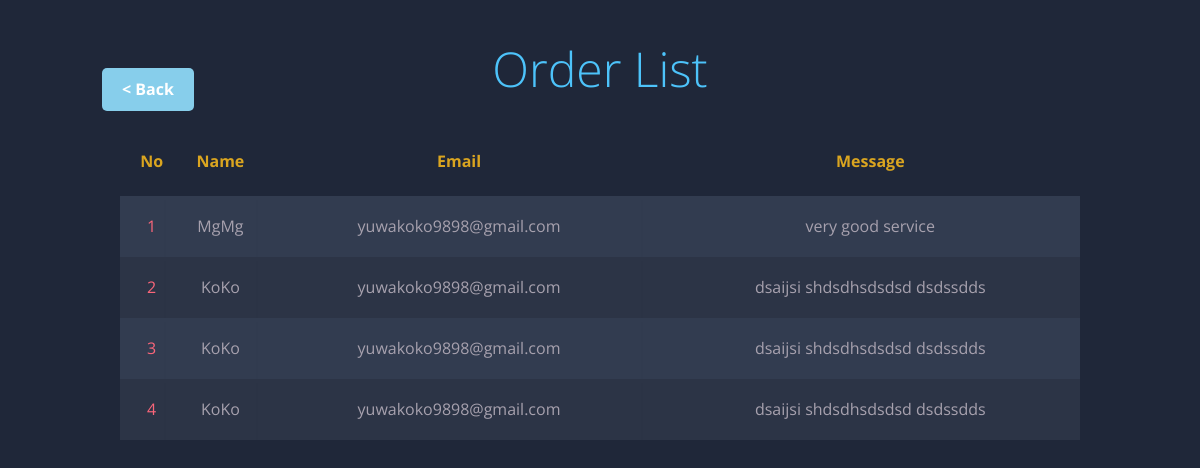
Page /admin/message.php on the committed database.
### tables this page shows
CREATE TABLE `contact` (
  `ID` int(40) NOT NULL,
  `Name` varchar(100) NOT NULL,
  `Email` varchar(300) NOT NULL,
  `Message` varchar(1000) NOT NULL
);

### admin/message.php (the view, shortened to what this page needs)
<!DOCTYPE html>
<html lang="en" >
<head>
  <link href="https://cdn.jsdelivr.net/npm/bootstrap@5.0.2/dist/css/bootstrap.min.css" rel="stylesheet">
</head>
<body translate="no" >
   <br>
   <br>
   <div class="row">
    <div class="col-1"></div>
    <div class="col-3">
    &nbsp;<br>
        <a href="home.html" id="addButton2" class="cool2">< Back </a></div>
    <div class="col-4">
        <h1><span class="gold">Order List</h1>
    </div>
    <div class="col-2">
    </div>
    <div class="col-2">
    </div>
  </div>
  <br>
<table class="kise" >
	<thead>
		<tr>
        <th><h1>No</h1></th>
			<th><h1>Name</h1></th>
			<th><h1>Email</h1></th>
			<th><h1>Message</h1></th>
		</tr>
	</thead>
	<tbody>
    <?php
include('connection.php');
$data="SELECT * FROM `contact` ORDER BY id DESC";
$val=$con->query($data);
$i = 1;
if ($val->num_rows > 0) {
while(list($id,$name,$email,$message) = mysqli_fetch_array($val)){
    echo "<tr>";
    echo "<td>".$i++."</td>";
    echo "<td>".$name."</td>";
    echo "<td>".$email."</td>";
    echo "<td>".$message."</td>";
}}else{
    echo "<tr><td colspan='4' class='text-center'>
   <b> No data available</b></td></tr>";
}
?>
	</tbody>
</table>
</body>
</html>

### admin/message.php (style rules this page uses)
body { font-family: 'Open Sans', sans-serif; font-weight: 300; line-height: 1.42em; color:#A7A1AE; background-color:#1F2739; overflow-x: hidden; }
h1 { font-size:3em; font-weight: 300; line-height:1em; text-align: center; color: #4DC3FA; }
.kise th h1 { font-weight: bold; font-size: 1em; text-align: center; color: goldenrod; }
.kise td { font-weight: normal; font-size: 1em; -webkit-box-shadow: 0 2px 2px -2px #0E1119; -moz-box-shadow: 0 2px 2px -2px #0E1119; box-shadow: 0 2px 2px -2px #0E1119; }
.kise { text-align: center; vertical-align: middle; overflow: hidden; width: 80%; margin: 0 auto; display: table; padding: 0 0 8em 0; }
.kise td, .kise th { padding-bottom: 2%; padding-top: 2%; padding-left:2%; }
.kise tr:nth-child(odd) { background-color: #323C50; }
.kise tr:nth-child(even) { background-color: #2C3446; }
.kise th { background-color: #1F2739; }
.kise td:first-child { color: #FB667A; }
.cool2 { display: inline-block; background-color: skyblue; color: white; text-decoration: none; padding: 10px 20px; border-radius: 5px; font-size: 16px; font-weight: bold; }

### rows in the picture
contact: Name "MgMg", Email "yuwakoko9898@gmail.com", Message "very good service"
contact: Name "KoKo", Email "yuwakoko9898@gmail.com", Message "dsaijsi shdsdhsdsdsd dsdssdds"
contact: Name "KoKo", Email "yuwakoko9898@gmail.com", Message "dsaijsi shdsdhsdsdsd dsdssdds"
contact: Name "KoKo", Email "yuwakoko9898@gmail.com", Message "dsaijsi shdsdhsdsdsd dsdssdds"
